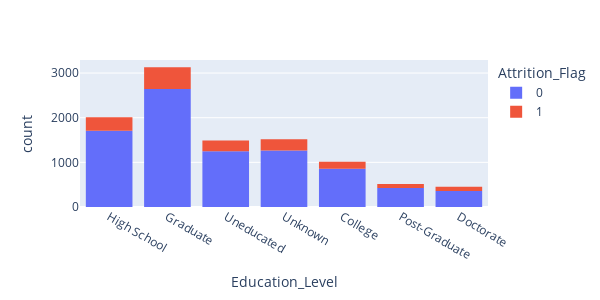

This figure's notebook cell:
### Code cell
fig2 = px.histogram (df, x = df['Education_Level'], width = 600, height = 300, color ='Attrition_Flag')
fig2.show()

### Figure 1 — Plotly figure (JSON) as saved in the notebook; plotly's stock layout.template omitted (floating-point values rounded to 4 significant figures; data arrays with more than 128 entries replaced by an {"elided": "..."} marker saying what was removed)
{"data": [{"alignmentgroup": "True", "bingroup": "x", "hovertemplate": "Attrition_Flag=0<br>Education_Level=%{x}<br>count=%{y}<extra></extra>", "legendgroup": "0", "marker": {"color": "#636efa", "pattern": {"shape": ""}}, "name": "0", "offsetgroup": "0", "orientation": "v", "showlegend": true, "type": "histogram", "x": {"elided": "8500 str values"}, "xaxis": "x", "yaxis": "y"}, {"alignmentgroup": "True", "bingroup": "x", "hovertemplate": "Attrition_Flag=1<br>Education_Level=%{x}<br>count=%{y}<extra></extra>", "legendgroup": "1", "marker": {"color": "#EF553B", "pattern": {"shape": ""}}, "name": "1", "offsetgroup": "1", "orientation": "v", "showlegend": true, "type": "histogram", "x": {"elided": "1627 str values"}, "xaxis": "x", "yaxis": "y"}], "layout": {"barmode": "relative", "height": 300, "legend": {"title": {"text": "Attrition_Flag"}, "tracegroupgap": 0}, "margin": {"t": 60}, "width": 600, "xaxis": {"anchor": "y", "domain": [0, 1], "title": {"text": "Education_Level"}}, "yaxis": {"anchor": "x", "domain": [0, 1], "title": {"text": "count"}}}}
